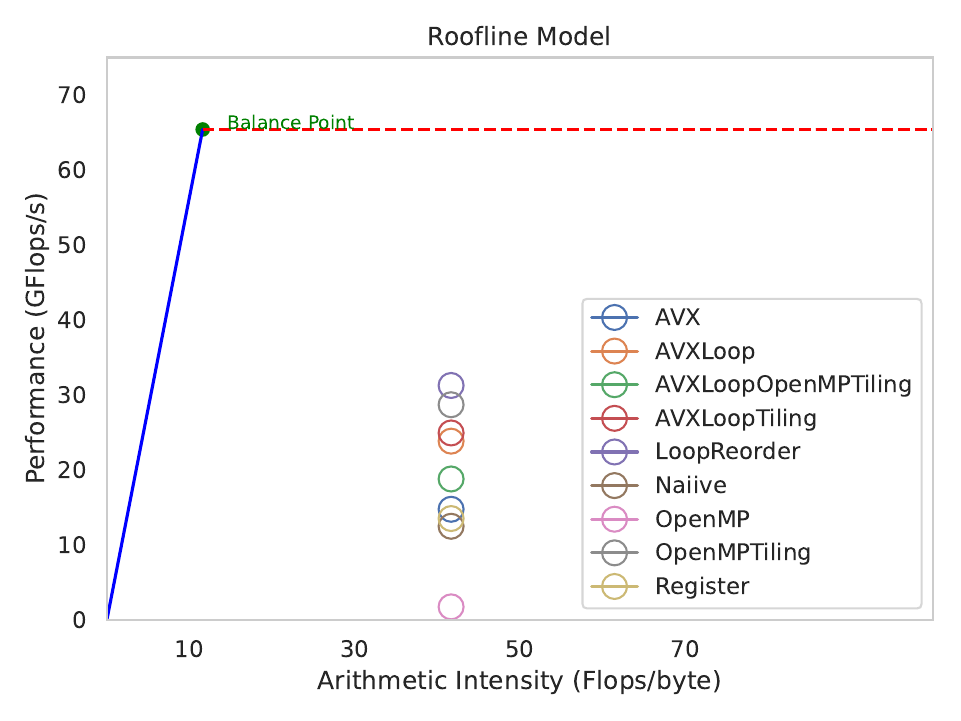

Write Python code to recreate this figure.
import numpy as np
import matplotlib.pyplot as plt
import seaborn as sns

# Set the style for seaborn
sns.set(style="whitegrid")

# Data
memory_bandwidth = 5.64  # GB/s
flops_per_byte = 11.6  # Flops/byte
peak_flops = 65.4  # GFlops/s

size = 512
#AI         = 166.67 # Flops/byte
AI = 0.
if size == 2048:
    AI = 166.67
elif size == 1024:
    AI = 166.67/2
elif size == 512:
    AI = 166.67/4


benchmark = {}
with open('benchmarks', 'r') as file:
    for line in file:
        key, value = line.strip().split()
        benchmark[key] = value
print(benchmark)

# Points for the roofline
x_whole = np.linspace(flops_per_byte, 200, 100)  # Bandwidth in GB/s
x_memory = np.linspace(0,flops_per_byte, 100)  # Bandwidth in GB/s
y_memory = memory_bandwidth * x_memory  # Roofline for memory bandwidth
y_peak = np.full_like(x_whole, peak_flops)  # Peak performance line

# Create the plot
fig, ax = plt.subplots()

# Plot memory bandwidth line
ax.plot(x_memory, y_memory, color='blue')
ax.plot(x_whole, y_peak, color='red', linestyle='--')

# Indicating the balance point
ax.scatter([flops_per_byte], [peak_flops], color='green')
plt.text(flops_per_byte + 3, peak_flops, 'Balance Point', fontsize=9, color='green')

# Indicating individual point
for method in benchmark.keys():
    ax.plot([AI], [float(benchmark[method])], marker='o', mfc='none', markersize=12, label=method)

# Labels and title
ax.set_xticks(ticks=[10, 30, 50, 70])  # Omit tick at 0
plt.xlim(0, 100)
plt.ylim(0, 75)  # Set a reasonable y limit for visualization
plt.xlabel('Arithmetic Intensity (Flops/byte)')
plt.ylabel('Performance (GFlops/s)')
plt.title('Roofline Model')
plt.grid()
plt.legend()
plt.tight_layout()
# Show the plot
plt.savefig('roofline.pdf')

